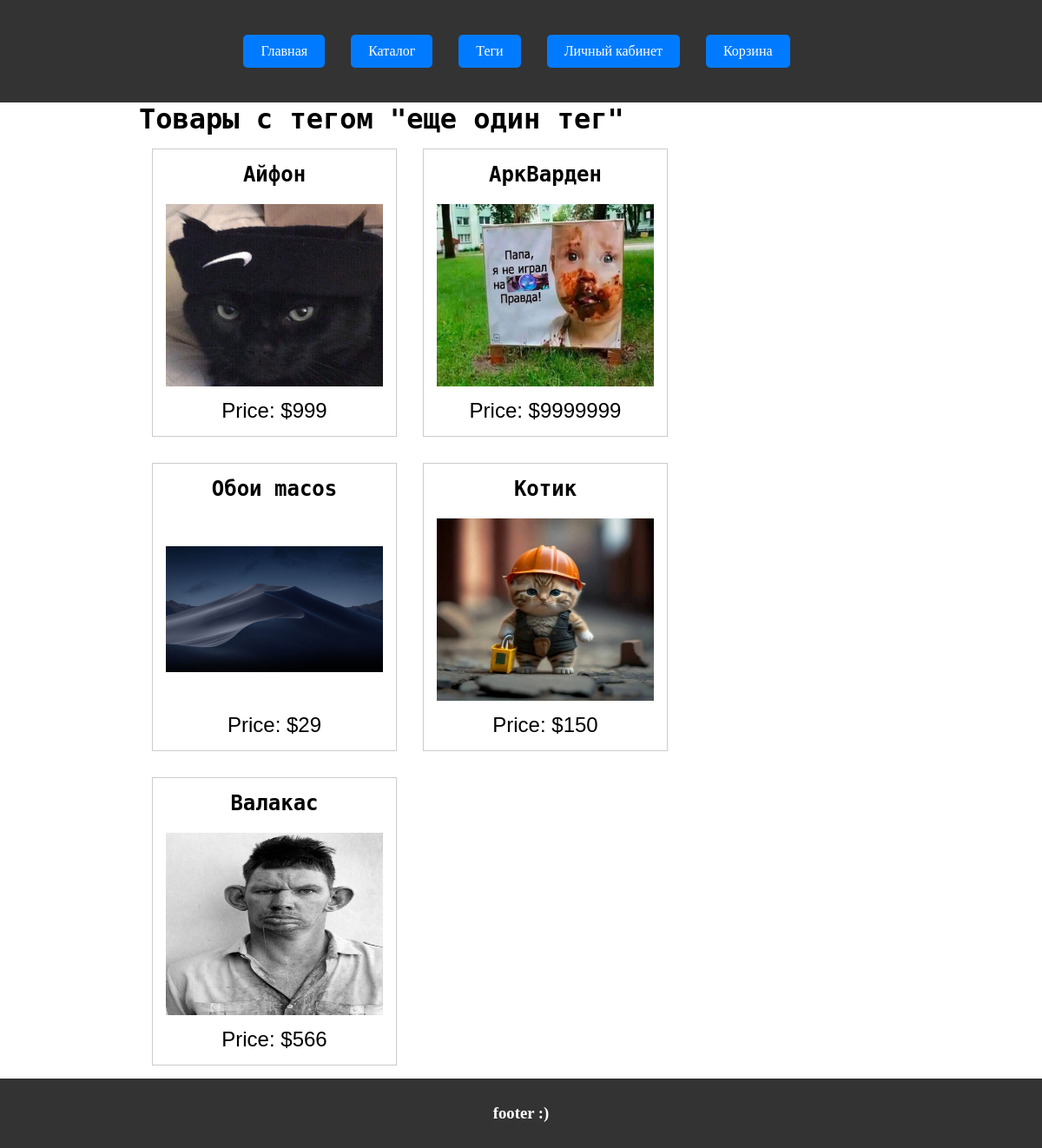
The page /tags/4/ on the database its author committed.
### WebApp/models.py (models this page shows, shortened)
class Tag(models.Model):
    name = models.CharField(max_length=100)
    description = models.TextField()

class Product(models.Model):
    name = models.CharField(max_length=255)
    description = models.TextField()
    price = models.IntegerField()
    image = models.ImageField(upload_to='product_images/')
    created_at = models.DateTimeField(auto_now_add=True)
    updated_at = models.DateTimeField(auto_now=True)
    is_deleted = models.BooleanField(default=False)
    category = models.ForeignKey(Category, on_delete=models.CASCADE)
    tags = models.ManyToManyField(Tag)

### WebApp/views.py (the view)
# urls.py: path('tags/<int:tag_id>/', views.tag_detail, name='tag_detail'),
def tag_detail(request, tag_id):
    tag = get_object_or_404(Tag, id=tag_id)
    products = Product.objects.filter(tags=tag)
    return render(request, 'tag_detail.html', {'tag': tag, 'products': products})

### WebApp/templates/tag_detail.html (shortened to what this page needs)
{% extends 'base.html' %}
{% block content %}
  <h2>Товары с тегом "{{ tag.name }}"</h2>
    <div class="container">
        {% for product in products %}
            {% if product.is_deleted == False %}
                <a href="{% url 'view_product' product.id %}" class="empty_link">
                    <div class="product-card">
                        <h2>{{ product.name }}</h2>
                        <img src="{{ product.image.url }}" alt="{{ product.name }}">
                        <p class="price">Price: ${{ product.price }}</p>
                    </div>
                </a>
            {% endif %}
        {% endfor %}
    </div>
{% endblock %}

### WebApp/templates/base.html (shortened to what this page needs)
{% load static %}
<!DOCTYPE html>
<html lang="en">
<head>
    <link rel="stylesheet" href="{% static '/index.css' %}">
</head>
<body>
    {% include 'header.html' %}
    <main>
        {% block content %}
        {% endblock %}
    </main>
    {% include 'footer.html' %}
</body>
</html>

### WebApp/templates/header.html
<header>
    {% include 'nav.html' %}
</header>

### WebApp/templates/nav.html (shortened to what this page needs)
<nav>
    <ul>
        <li><a href="{% url 'index' %}">Главная</a></li>
        <li><a href="{% url 'catalog' %}">Каталог</a></li>
        <li><a href="{% url 'tag_list' %}">Теги</a></li>
        <li><a href="{% url 'account' %}">Личный кабинет</a></li>
        <li><a href="{% url 'cart' %}">Корзина</a></li>
    </ul>
</nav>

### WebApp/templates/footer.html
<footer class="footer">
    <h3 class="foot">footer :)</h3>
</footer>

### WebApp/static/index.css (style rules this page uses)
* { margin: 0; padding: 0; }
main { padding-left: 10rem; padding-right: 10rem; min-height: 90vh; }
h2 { font-size: 2rem; font-family: 'Consolas', 'Menlo', 'DejaVu Sans Mono', 'Bitstream Vera Sans Mono', monospace }
p { font-size: 1.5rem; font-family: Gilroy; }
header { background-color: #333; color: #fff; padding: 40px; text-align: center; display: flex; justify-content: center; }
header a { color: #fff; text-decoration: none; margin: 0 10px; }
nav ul { list-style: none; display: flex; padding: 0; }
nav ul li { margin-right: 10px; }
nav a { display: inline-block; padding: 10px 20px; background-color: #007bff; color: #fff; border-radius: 5px; text-decoration: none; transition: background-color 0.3s; }
.container { display: flex; justify-content: start; flex-wrap: wrap; margin: 0 auto; position: relative; }
.empty_link { text-decoration: none; height: auto; width: auto; }
.product-card { display: flex; flex-wrap: wrap; flex-direction: column; justify-content: space-between; max-width: 400px; width: 250px; height: 300px; max-height: 450px; border: 1px solid #ccc; padding: 15px; margin: 15px; text-align: center; color: black; font-family: Gilroy; }
.price { font-family: Arial; font-weight: 200; }
.product-card img { max-width: 100%; height: auto; max-height: 70%; margin-top: 10px; }
.product-card h2 { font-size: 1.5em; }
.product-card p { margin-top: 5px; }
.footer { display: flex; align-items: center; justify-content: center; background-color: #333; height: 10vh; }
.foot { color: white; }

### rows shown on the page
Tag: name "еще один тег"
Product: name "Айфон", image (picture), price "999"
Product: name "АркВарден", image (picture), price "9999999"
Product: name "Обои macos", image (picture), price "29"
Product: name "Котик", image (picture), price "150"
Product: name "Валакас", image (picture), price "566"
